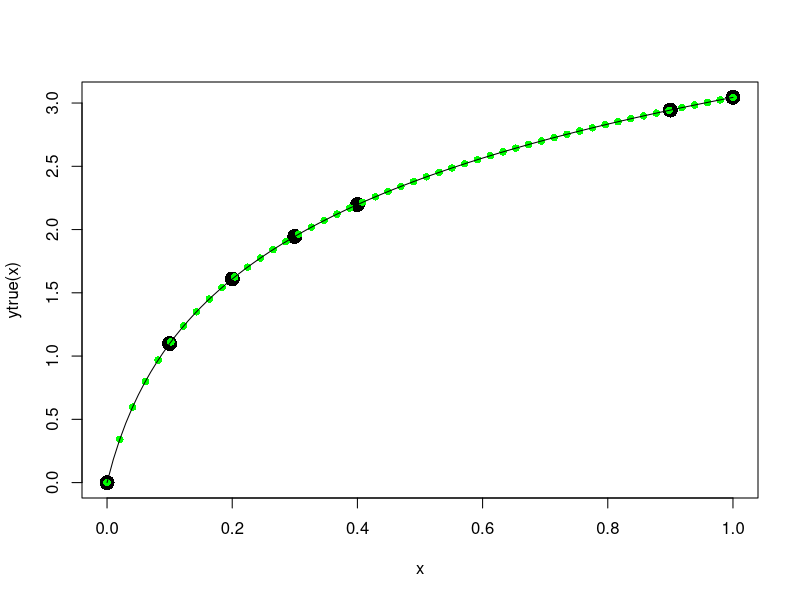

This figure's R source: (Note: this script raises an error after producing the figure.)
## ---- chunk 1
# monotone increasing function
ytrue <- function(x) {log(20*x + 1)}  # x > -1/20

# inputs where fcn evaluated
x <- c(0, 0.1, 0.2, 0.3, 0.4, 0.9, 1)   
# true/known model values
y <- ytrue(x)

# prediction set inputs
xstar <- seq(0, 1, length.out = 50) 

# derivative set inputs
xprime <- c(0.42, 0.47, 0.52, 0.57, 0.62, 0.67, 0.72, 0.77, 0.82, 0.87)  
## ---- chunk 2
# GOAL: (l, sig2, ystar1,... ystar50, yprime1, ..., yprime10)
plot(x, ytrue(x), pch = 16, cex = 2)
points(xstar, ytrue(xstar), pch = 16, col = "green")
curve(ytrue, add = TRUE)
## ---- chunk 3
# N: number of particles

Q1 <- function(N) { 
  # N: number of particles
  # independent, scaled random walk for l proposals
  trunc <- NULL
  
  while(length(trunc) != N) {
    prop <- rnorm(1, 0, 1)
    if (prop > 0) {
      trunc <- c(trunc, prop)
    }
  }
  return(trunc)  # qqq need l >0
}

Q2 <- function(N, sig2.old) {
  # N: number of particles
  # proposal for sig2
  return(rchisq(N, df = sig2old))
}

library(mvtnorm)
Q3 <- function(N, ystar.old, yprime.old, 
               qt, xstar, xprime) {
  
  qt <- 0 
  
  # r(., .) function (p6)
  r <- function(xi, xj, sig2 = 1, ltrans = 1) {
  
  # g(.): from Matern classs of covariance functions
  ## only need g = g_k because dim(x) = 1
  ## modified bessel function of the second kind
  ## https://stat.ethz.ch/pipermail/r-help/2002-December/027850.html
  g <- function(xi, xj, ltrans) {
    
    # 2^(1 - lambda) / gamma(lambda) * 
    #   ( sqrt(2 * lambda) * abs(xi - xj) / l ) ^ lambda *
    #   besselK(sqrt(2 * lambda) * abs(xi - xj) / l, nu = lambda)
    
    ## version where ltrans = sqrt(2 * lambda) / l
    
    # FROM NOW ON l = ltrans
    lambda <- 5/2
    2^(1 - lambda) / gamma(lambda) * 
      ( ltrans * abs(xi - xj) ) ^ lambda *
      besselK( ltrans * abs(xi - xj), nu = lambda)
    
  }
  
  if (xi == xj) {
    return(sig2)
  } else {
    return(sig2 * g(xi, xj, ltrans))
  }
  
  }
  
  # R matrix for a vector of inputs 
  Rmat <- function(x, sig2 = 1, l = 1) {
  
  R <- matrix(NA, nrow = length(x), ncol = length(x))
  
  for (i in 1:length(x)) { # I know this is inefficient
    for (j in 1:length(x)) {
      
        R[i, j] <- r(xi = x[i], xj = x[j], sig2 = sig2, l = l)
      
    }
  }
  
  return(R)
  }
  
  diags <- Rmat(xstar, xprime)
  Sti <- rbind(cbind(Rmat(xstar, xstar)), diags,
               cbind(diags, Rmat(xprime, xprime)))
  
  return(dmvnorm(N, 
                 mean = c(ystar.old, yprime.old), 
                 sigma = qt*Sti))
  
}
## ---- chunk 4
N <- 100  # particles
n <- 20  # time
tau <- seq(0, 10e-6, length.out = n-1)

# 1. initialise (ith row = ith particle)
particles.l <- matrix(1, ncol = 1, nrow = N)
particles.sig2 <- matrix(1, ncol = 1, nrow = N)
particles.ystar <- matrix(NA, ncol = length(xstar), nrow = N)
particles.yprime <- matrix(NA, ncol = length(xprime), nrow = N)

for (i in 1:N) {
 particles.ystar[i,] <- ytrue(xstar) + rnorm(length(xstar)) 
 particles.yprime[i,] <- 20 / (20*xprime + 1) + rnorm(length(xprime))
}

# 2. weights at time t = 1
W1 <- rep(1/N, N)

# 3. for t = 1,..., T-1
## t = 1
tmp <- rep(NA, N)
Wt <- function(particles.yprime) {
  wtildes <- prod( pnorm(tau[2] * particles.yprime) ) / 
    prod( pnorm(tau[1] * particles.yprime) )
  return(wtildes / sum(wtildes))
}
W1 <- apply(particles.yprime, MARGIN = 1, FUN = Wt)

## resample with W1 (pointless when all 1s)
resample <- sample(1:N, replace = TRUE, prob = W1)

particles.l <- particles.l[resample]
particles.sig2 <- particles.sig2[resample]
particles.ystar <- particles.ystar[resample,]
particles.yprime <- particles.yprime[resample,]

## sample next time step i.e. t + 1
### in parallel? or can propose all N at once
library(mvtnorm)

# R matrix for a vector of inputs 
Rmat <- function(x1, x2, sig2 = 1, l = 1) {
  
  # r(., .) function (p6)
  r <- function(xi, xj, sig2 = sig2, ltrans = sig2) {
  
  # g(.): from Matern classs of covariance functions
  ## only need g = g_k because dim(x) = 1
  ## modified bessel function of the second kind
  ## https://stat.ethz.ch/pipermail/r-help/2002-December/027850.html
  g <- function(xi, xj, ltrans) {
    
    # 2^(1 - lambda) / gamma(lambda) * 
    #   ( sqrt(2 * lambda) * abs(xi - xj) / l ) ^ lambda *
    #   besselK(sqrt(2 * lambda) * abs(xi - xj) / l, nu = lambda)
    
    ## version where ltrans = sqrt(2 * lambda) / l
    
    # FROM NOW ON l = ltrans
    lambda <- 5/2
    2^(1 - lambda) / gamma(lambda) * 
      ( ltrans * abs(xi - xj) ) ^ lambda *
      besselK( ltrans * abs(xi - xj), nu = lambda)
    
  }
  
  if (xi == xj) {
    return(sig2)
  } else {
    return(sig2 * g(xi, xj, ltrans))
  }
  
  }
  
  R <- matrix(NA, nrow = length(x1), ncol = length(x2))
  
  for (i in 1:length(x1)) { # I know this is inefficient
    for (j in 1:length(x2)) {
      
      R[i, j] <- r(xi = x1[i], xj = x2[j], sig2 = sig2, l = l)
      
    }
  }
  
  return(R)
}

posterior <- function(l, sig2, ystar, yprime, tau) {
  # ystar, yprime are vectors
  # \sqrt(2 * lambda) / l ~ chisquared(1)
  lambda <- 5/2
  
  R.ystar.yprime <- Rmat(x1 = ystar, x2 = yprime, sig2 = sig2, l = l)
  Sig <- rbind(cbind(Rmat(ystar, sig2 = sig2, l = l), R.ystar.yprime),
               cbind(R.ystar.yprime, Rmat(yprime, sig2 = sig2, l = l)))
  Sig.obs <- Rmat(y, sig2 = sig2, l = l)
  
  return( dchisq(sqrt(2 * lambda) / l, df = 1) * dchisq(sig2, df = 5) *
            dmvnorm(c(ystar, yprime), mean = c(ystar, yprime), sigma = Sig) *
            dmvnorm(y, mean = rep(0, length(y)), sigma = Sig.obs) *
            prod( pnorm(tau * yprime) ) )
  
}

posterior(l = 1, sig2 = 1, ystar = ytrue(xstar), yprime = 20 / (20 * xprime + 1), tau = 10e-6)

l = 1; sig2 = 1; ystar = ytrue(xstar); yprime = 20 / (20 * xprime + 1); tau = 10e-6

lnew <- Q1(N)
hr.l <- 


## ---- chunk 5
# tau: rigidity of monotonicity constraint
# 0 = tau1 < ... < tauT 
# T == Time
tauT <- 10e-6
tau <- rep(NA, Time)
# assume y1, 

# Wt: weights for N particles at time t (i.e. N-length vector for each t)
#w <- matrix(NA, nrow = N, ncol = Time)

# update weights for each t
update.weights <- function(w, t, tau, yprime) {
  wtilde <- prod(pnorm(tau[t] * yprime)) / prod(pnorm(tau[t-1] * yprime))
  
  
}


## ---- chunk 6
# covariance functions
## dim(x) = 1



 #############################################################

# R matrix



Rmat(x)
## should the diags be NaN ??? qqq I think they should be the sig2???

solve(Rmat(x))  # R inverse




# predicting for 1 new input xstar

# helpers
## qqq pass in sig2, l???
r.xstarX <- function(xstar, x) {
  
  mu <- rep(NA, length(x))  # mean vector for lik1
  for (i in 1:length(x)) {
    mu[i] <- r(xi = xstar, xj = x[i])
  }
  
  return(mu)
  
}

# r.xstar(xstar = xstar[3], x)

## ---- chunk 7
# setup posterior kernel
library(mvtnorm)

post.kernel <- function(xstar, ystar, l, sig2, y, x) {
  
  # likelihood1
  R <- Rmat(x = x, s2 = sig2, l = l)
  Rinv <- solve(R)
  r.xstar <- r.xstarX(xstar = xstar, x = x)
  
  mu.xstar <- r.xstar %*% Rinv %*% y
  tau2.xstar <- r.xstar %*% Rinv %*% r.xstar
  
  likelihood1 <- dmvnorm(ystar, mean = mu.xstar, sigma = tau2.xstar)
  
  # likelihood2
  likelihood2 <- dmvnorm(y, mean = rep(0, length(x)), sigma = R)  # qqq why is this zero...
  
  # priors
  ## recall that l <- ltrans = sqrt(2 * lambda) / l ~ chi(1)
  lambda <- 5/2
  priors <- dchisq(l, df = 1) *
    dchisq(sig2, df = 5)
  
  return( likelihood1 * likelihood2 * priors )
}

# MH

MH.step <- function(Zold, newx, y, x) {
  
  Znew <- c(abs(rnorm(1, mean = Zold[1], sd = 0.01)),
            abs(rnorm(1, mean = Zold[2], sd = 0.01)),
            rnorm(1, mean = Zold[3], sd = 0.1))
  HR <- post.kernel(xstar = newx, ystar = Znew[3], l = Znew[1], sig2 = Znew[2], y = y, x = x) / 
    post.kernel(xstar = newx, ystar = Zold[3], l = Zold[1], sig2 = Zold[2], y = y, x = x)
  
  if (HR > runif(1)) {
    Zi <- Znew
  } else {
    Zi <- Zold
  }
  
  return(Zi)
}

MH.naive <- function(N = 100, newx = xstar[1], y, x) {
  # N: chain length
  Z <- matrix(NA, nrow = N, ncol = 3)
  
  # 1. initialise
  Z0 <- c(0.5, 2, ytrue(newx))
  
  # 2. HR
  ## first step
  Z[1,] <- MH.step(Zold = Z0, newx = newx, y = y, x = x)
  for (i in 2:nrow(Z)) {
    Z[i,] <- MH.step(Zold = Z[i-1,], newx = newx, y = y, x = x)
  }

  return(Z)
}

# debugging
ystar = Znew[3]; l = Znew[1]; sig2 = Znew[2]
test <- MH.naive(N = 100, newx = xstar[1], y = y, x = x)
